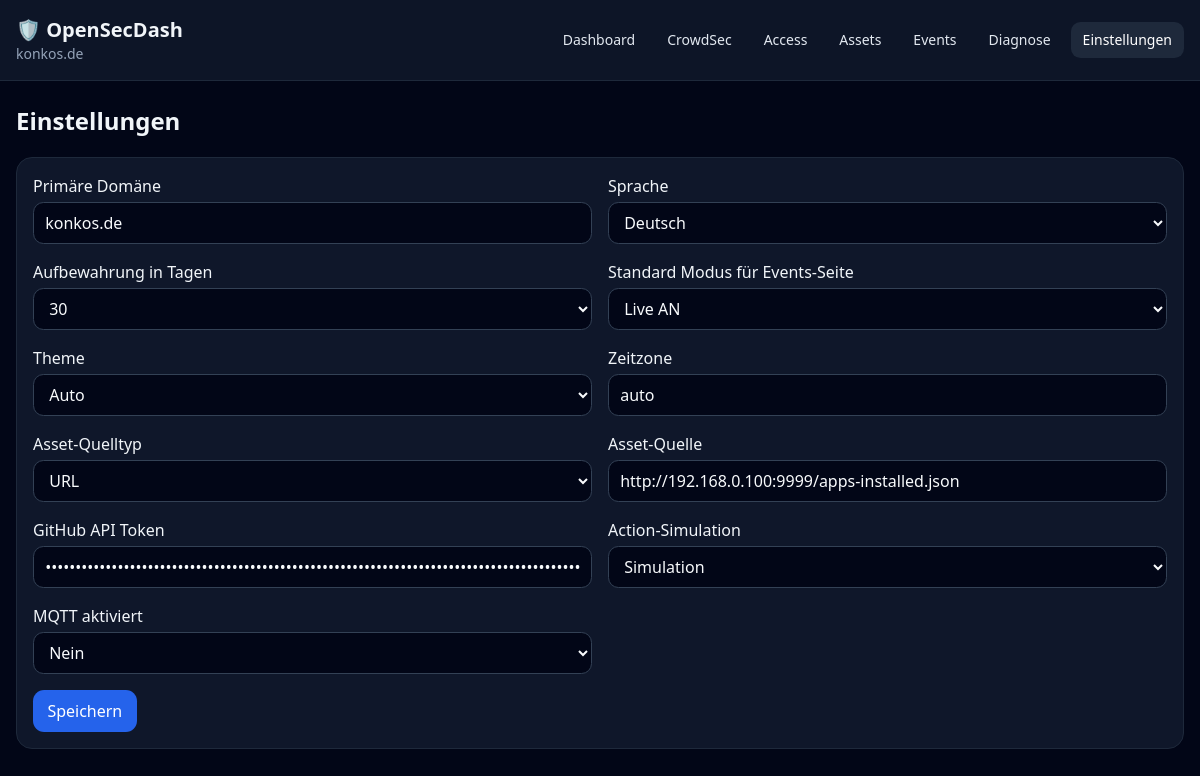
The app's page /settings, older data.
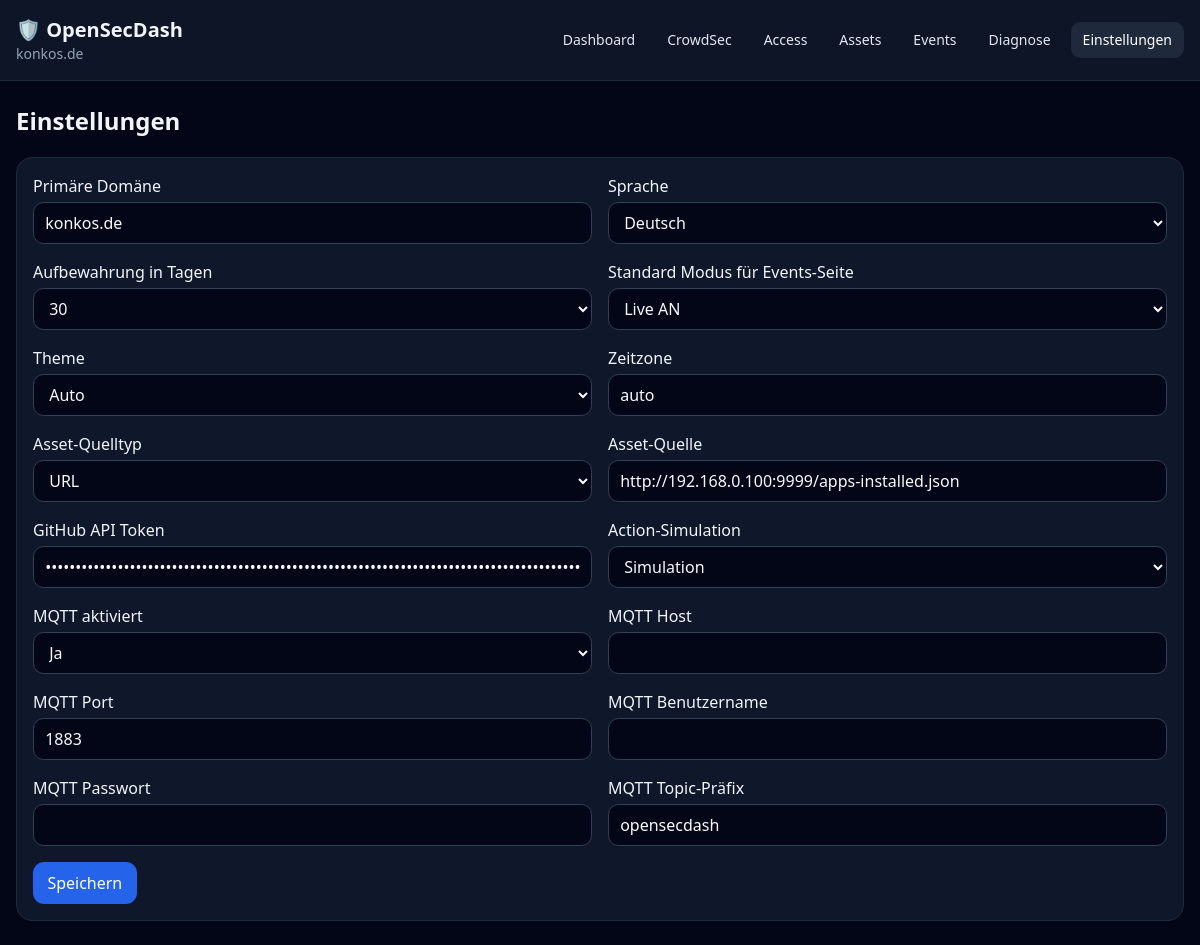
The same page, newer data.
### app/models/settings.py (models this page shows)
class Setting(Base):
    __tablename__ = "settings"
    id: Mapped[int] = mapped_column(primary_key=True)
    key: Mapped[str] = mapped_column(
        String(100),
        unique=True,
        index=True,
    )
    value: Mapped[str] = mapped_column(
        String(5000)
    )

### app/api/pages.py (the view)
@router.get("/settings")
def settings_page(request: Request, db: Session = Depends(get_db)):
    return render(
        request,
        db,
        "settings.html",
        domain=get_setting_value(db, "domain", ""),
        language_setting=get_setting_value(db, "language", "en"),
        retention_days=get_setting_value(db, "retention_days", "30"),
        live_default=get_setting_value(db, "live_default", "true"),
        theme=get_setting_value(db, "theme", "auto"),
        timezone=get_setting_value(db, "timezone", "auto"),
        asset_source_type=get_setting_value(db, "asset_source_type", "file"),
        asset_source=get_setting_value(db, "asset_source", "dev-data/apps-installed.json"),
        github_token=get_setting_value(db, "github_token", ""),
        action_dry_run=get_setting_value(db, "action_dry_run", "true"),
        mqtt_enabled=get_setting_value(db, "mqtt_enabled", "false"),
        mqtt_host=get_setting_value(db, "mqtt_host", ""),
        mqtt_port=get_setting_value(db, "mqtt_port", "1883"),
        mqtt_username=get_setting_value(db, "mqtt_username", ""),
        mqtt_password=get_setting_value(db, "mqtt_password", ""),
        mqtt_topic_prefix=get_setting_value(db, "mqtt_topic_prefix", "opensecdash"),
    )

### app/templates/settings.html (shortened to what this page needs)
{% extends "base.html" %}
{% block content %}
    <h2 class="text-2xl font-semibold mb-5">{{ t("settings.title") }}</h2>
    <form class="card grid grid-cols-1 md:grid-cols-2 gap-4" method="post" action="/settings" x-data="{ mqttEnabled: '{{ mqtt_enabled }}' }">
        <label>{{ t("settings.domain") }}
            <input class="input" type="text" name="domain" value="{{ domain }}" placeholder="mydomain.com">
        </label>
        <label>{{ t("settings.language") }}
            <select class="input" name="language">
                <option value="de" {% if language_setting == 'de' %}selected{% endif %}>Deutsch</option>
            </select>
        </label>
        <label>{{ t("settings.retention_days") }}
            <select class="input" name="retention_days">
                <option {% if retention_days == '30' %}selected{% endif %}>30</option>
            </select>
        </label>
        <label>{{ t("settings.live_default") }}
            <select class="input" name="live_default">
                <option value="true" {% if live_default == 'true' %}selected{% endif %}>{{ t("settings.live_on") }}</option>
            </select>
        </label>
        <label>{{ t("settings.theme") }}
            <select class="input" name="theme">
                <option value="auto">{{ t("settings.theme_auto") }}</option>
            </select>
        </label>
        <label>{{ t("settings.timezone") }}
            <input class="input" name="timezone" value="{{ timezone }}" placeholder="auto / Europe/Berlin">
        </label>
        <label>{{ t("settings.asset_source_type") }}
            <select class="input" name="asset_source_type">
                <option value="url" {% if asset_source_type == 'url' %}selected{% endif %}>{{ t("settings.asset_source_type_url") }}</option>
            </select>
        </label>
        <label>{{ t("settings.asset_source") }}
            <input class="input" type="text" name="asset_source" value="{{ asset_source }}">
        </label>
        <label>{{ t("settings.asset_github_api_token") }}
            <input class="input" type="password" name="github_token" value="{{ github_token }}">
        </label>
        <label>{{ t("settings.action_simulation") }}
            <select class="input" name="action_dry_run">
                <option value="true" {% if action_dry_run == 'true' %}selected{% endif %}>{{ t("settings.dry_run") }}</option>
            </select>
        </label>
        <label>{{ t("settings.mqtt_enabled") }}
            <select class="input" name="mqtt_enabled" x-model="mqttEnabled">
                <option value="false" {% if mqtt_enabled == 'false' %}selected{% endif %}>{{ t("common.no") }}</option>
                <option value="true" {% if mqtt_enabled == 'true' %}selected{% endif %}>{{ t("common.yes") }}</option>
            </select>
        </label>
        <label x-show="mqttEnabled === 'true'" x-cloak>{{ t("settings.mqtt_host") }}
            <input class="input" name="mqtt_host" value="{{ mqtt_host }}">
        </label>
        <label x-show="mqttEnabled === 'true'" x-cloak>{{ t("settings.mqtt_port") }}
            <input class="input" name="mqtt_port" value="{{ mqtt_port }}">
        </label>
        <label x-show="mqttEnabled === 'true'" x-cloak>{{ t("settings.mqtt_username") }}
            <input class="input" name="mqtt_username" value="{{ mqtt_username }}" autocomplete="username">
        </label>
        <label x-show="mqttEnabled === 'true'" x-cloak>{{ t("settings.mqtt_password") }}
            <input class="input" type="password" name="mqtt_password" value="{{ mqtt_password }}" autocomplete="current-password">
        </label>
        <label x-show="mqttEnabled === 'true'" x-cloak>{{ t("settings.mqtt_topic_prefix") }}
            <input class="input" name="mqtt_topic_prefix" value="{{ mqtt_topic_prefix }}">
        </label>
        <div class="md:col-span-2">
            <button class="btn" type="submit">{{ t("common.save_button") }}</button>
        </div>
    </form>
{% endblock %}

### app/templates/base.html (shortened to what this page needs)
<!doctype html>
<html lang="{{ language }}" x-data="{menu:false}">
    <head>
        <script src="https://cdn.tailwindcss.com"></script>
        <link rel="stylesheet" href="/static/css/app.css">
    </head>
    <body class="bg-slate-950 text-slate-100 min-h-screen">
        {% set current_path = request.url.path %}
        {% set top_level_paths = ['/', '/crowdsec', '/access', '/assets', '/events', '/diagnostics', '/settings'] %}
        <header class="border-b border-slate-800 bg-slate-900/90 sticky top-0 z-10">
            <div class="max-w-7xl mx-auto px-4 py-4 flex items-center justify-between gap-4">
                <a href="/" class="brand-link flex flex-col">
                    <span class="text-xl font-bold">🛡 {{ t("app.name") }}</span>
                    <span class="text-sm text-slate-400">{{ domain or t("common.local_instance") }}</span>
                </a>
                <nav class="hidden md:flex gap-2 text-sm">
                    <a class="nav {{ 'nav-active' if current_path == '/' else '' }}" href="/">{{ t("nav.dashboard") }}</a>
                    <a class="nav {{ 'nav-active' if current_path.startswith('/crowdsec') else '' }}" href="/crowdsec">{{ t("nav.crowdsec") }}</a>
                    <a class="nav {{ 'nav-active' if current_path.startswith('/access') else '' }}" href="/access">{{ t("nav.access") }}</a>
                    <a class="nav {{ 'nav-active' if current_path.startswith('/assets') else '' }}" href="/assets">{{ t("nav.assets") }}</a>
                    <a class="nav {{ 'nav-active' if current_path.startswith('/events') or current_path.startswith('/ip') else '' }}" href="/events">{{ t("nav.events") }}</a>
                    <a class="nav {{ 'nav-active' if current_path.startswith('/diagnostics') else '' }}" href="/diagnostics">{{ t("nav.diagnostics") }}</a>
                    <a class="nav {{ 'nav-active' if current_path.startswith('/settings') else '' }}" href="/settings">{{ t("nav.settings") }}</a>
                </nav>
            </div>
        </header>
        <main class="max-w-7xl mx-auto px-4 py-6">
            {% block content %}{% endblock %}
        </main>
    </body>
</html>

### app/static/css/app.css (style rules this page uses)
a { color: #93c5fd; }
a.card, .brand-link { color: inherit; text-decoration: none; }
.nav { border-radius: .6rem; color: #e2e8f0; padding: .5rem .75rem; text-decoration: none; }
.nav:hover, .nav-active { background: #1e293b; color: white; }
.card { background: rgb(15 23 42); border: 1px solid rgb(30 41 59); border-radius: 1rem; padding: 1rem; }
.btn, .btn-small { background: #2563eb; border-radius: .7rem; color: white; display: inline-flex; min-height: 2.5rem; align-items: center; justify-content: center; padding: .55rem .9rem; }
.input { background: #020617; border: 1px solid #334155; border-radius: .65rem; color: #f8fafc; margin-top: .25rem; min-height: 2.5rem; padding: .5rem .7rem; width: 100%; }

Row changes from the older to the newer data that the page shows:
shown differently, row unchanged: Setting "OpenSecDash": mqtt_topic_prefix (not shown) → "opensecdash"
changed Setting (number 12 of 13 on the later page): mqtt_enabled "Nein" → "Ja"
now on this page (row unchanged): Setting: mqtt_port "1883"
Text that changed along with them:
{{ t("settings.mqtt_host") }}: (not shown) → "MQTT Host"
{{ t("settings.mqtt_port") }}: (not shown) → "MQTT Port"
{{ t("settings.mqtt_username") }}: (not shown) → "MQTT Benutzername"
{{ t("settings.mqtt_password") }}: (not shown) → "MQTT Passwort"
{{ t("settings.mqtt_topic_prefix") }}: (not shown) → "MQTT Topic-Präfix"
